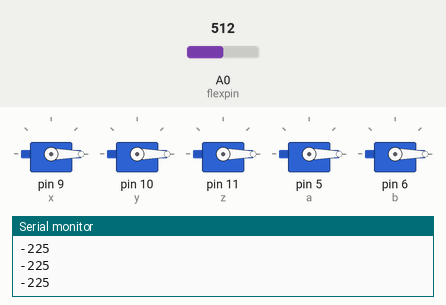
This sketch was run on a simulated Arduino Uno, built with avr-gcc and run on an emulated ATmega328P. Shown: 5 × servo, the last lines printed to the serial monitor. Inputs (shaded band) come from the test bench; at power-on: A0 (flexpin) = 512.

Above: at 1.2 s.
1.3 s: A0 (flexpin) set to 716
At 1.6 s:
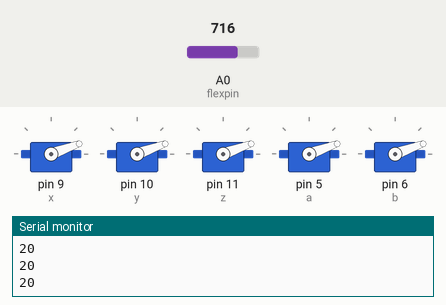
2.8 s: A0 (flexpin) set to 860
At 4.0 s:
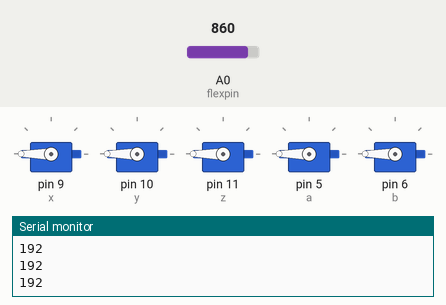
4.3 s: A0 (flexpin) set to 840
At 5.1 s:
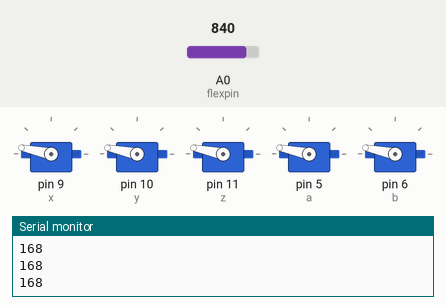
5.8 s: A0 (flexpin) set to 900
At 6.1 s:
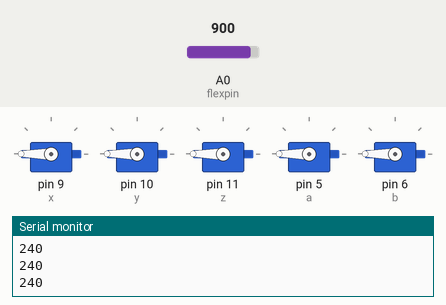
7.3 s: A0 (flexpin) set to 690
At 7.6 s:
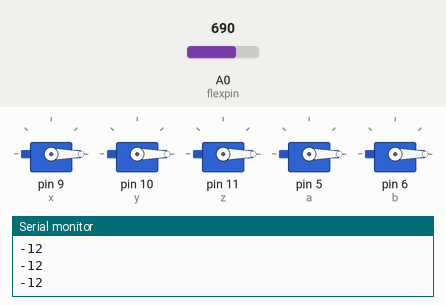
Timing chart, 0 to 9.8 s (numbered marks = the images above; inputs shaded):
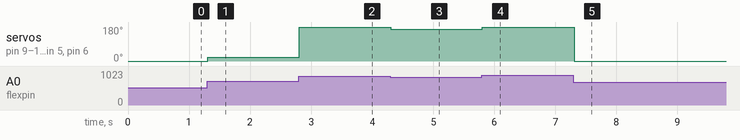

The sketch:

Flex_+_5_servo.ino
```cpp
#include<Servo.h>
Servo x;
Servo y;
Servo z;
Servo a;
Servo b;
int flexpin = A0;
int val;
int maxval = 850; //insert your max_value
int minval = 700; // insert your min_value
void  setup() {
  // put your setup code here, to run once:
  Serial.begin(9600);
  x.attach(9);
  y.attach(10);
  z.attach(11);
  a.attach(5);
  b.attach(6);

}

void loop() {
  // put your main code here, to run repeatedly:
  val = analogRead(flexpin);
  val = map(val, maxval, minval, 180, 0);
  Serial.println(val);
  x.write(val);
  y.write(val);
  z.write(val);
  a.write(val);
  b.write(val);
  delay(10);
}
```

Measured:
- after the input at 1.3 s, servo on pin 9 (x), servo on pin 10 (y), servo on pin 11 (z), servo on pin 5 (a), servo on pin 6 (b): 0° → 20° at once
- after the input at 2.8 s, servo on pin 9 (x), servo on pin 10 (y), servo on pin 11 (z), servo on pin 5 (a), servo on pin 6 (b): 20° → 180° at once
- after the input at 4.3 s, servo on pin 9 (x), servo on pin 10 (y), servo on pin 11 (z), servo on pin 5 (a), servo on pin 6 (b): 180° → 168° at once
- after the input at 5.8 s, servo on pin 9 (x), servo on pin 10 (y), servo on pin 11 (z), servo on pin 5 (a), servo on pin 6 (b): 168° → 180° at once
- after the input at 7.3 s, servo on pin 9 (x), servo on pin 10 (y), servo on pin 11 (z), servo on pin 5 (a), servo on pin 6 (b): 180° → 0° at once
